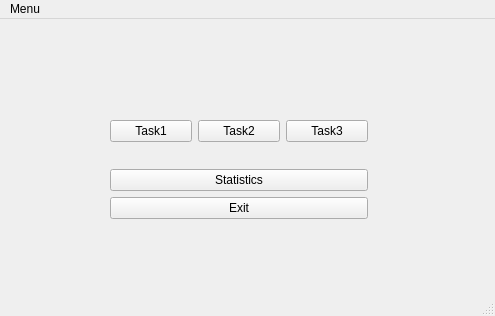
<?xml version="1.0" encoding="UTF-8"?>
<ui version="4.0">
 <class>MainWindow</class>
 <widget class="QMainWindow" name="MainWindow">
  <property name="geometry">
   <rect>
    <x>0</x>
    <y>0</y>
    <width>495</width>
    <height>316</height>
   </rect>
  </property>
  <property name="windowTitle">
   <string>MainWindow</string>
  </property>
  <widget class="QWidget" name="centralwidget">
   <widget class="QWidget" name="verticalLayoutWidget_2">
    <property name="geometry">
     <rect>
      <x>110</x>
      <y>80</y>
      <width>258</width>
      <height>143</height>
     </rect>
    </property>
    <layout class="QVBoxLayout" name="verticalLayout_3">
     <item>
      <layout class="QHBoxLayout" name="horizontalLayout">
       <item>
        <widget class="QPushButton" name="pushButton_task1">
         <property name="text">
          <string>Task1</string>
         </property>
        </widget>
       </item>
       <item>
        <widget class="QPushButton" name="pushButton_task2">
         <property name="text">
          <string>Task2</string>
         </property>
        </widget>
       </item>
       <item>
        <widget class="QPushButton" name="pushButton_task3">
         <property name="text">
          <string>Task3</string>
         </property>
        </widget>
       </item>
      </layout>
     </item>
     <item>
      <layout class="QVBoxLayout" name="verticalLayout">
       <item>
        <widget class="QPushButton" name="pushButton_stat">
         <property name="text">
          <string>Statistics</string>
         </property>
        </widget>
       </item>
       <item>
        <widget class="QPushButton" name="pushButton_exit">
         <property name="text">
          <string>Exit</string>
         </property>
        </widget>
       </item>
      </layout>
     </item>
    </layout>
   </widget>
  </widget>
  <widget class="QMenuBar" name="menubar">
   <property name="geometry">
    <rect>
     <x>0</x>
     <y>0</y>
     <width>495</width>
     <height>23</height>
    </rect>
   </property>
   <widget class="QMenu" name="menuMenu">
    <property name="title">
     <string>Menu</string>
    </property>
    <addaction name="actionTask1"/>
    <addaction name="actionTask2"/>
    <addaction name="actionTask3"/>
    <addaction name="separator"/>
    <addaction name="actionExit_2"/>
   </widget>
   <addaction name="menuMenu"/>
  </widget>
  <widget class="QStatusBar" name="statusbar"/>
  <action name="actionTask1">
   <property name="text">
    <string>Task1</string>
   </property>
  </action>
  <action name="actionTask2">
   <property name="text">
    <string>Task2</string>
   </property>
  </action>
  <action name="actionTask3">
   <property name="text">
    <string>Task3</string>
   </property>
  </action>
  <action name="actionExit">
   <property name="text">
    <string>Exit</string>
   </property>
  </action>
  <action name="actionExit_2">
   <property name="text">
    <string>Exit</string>
   </property>
  </action>
 </widget>
 <resources/>
 <connections/>
</ui>
